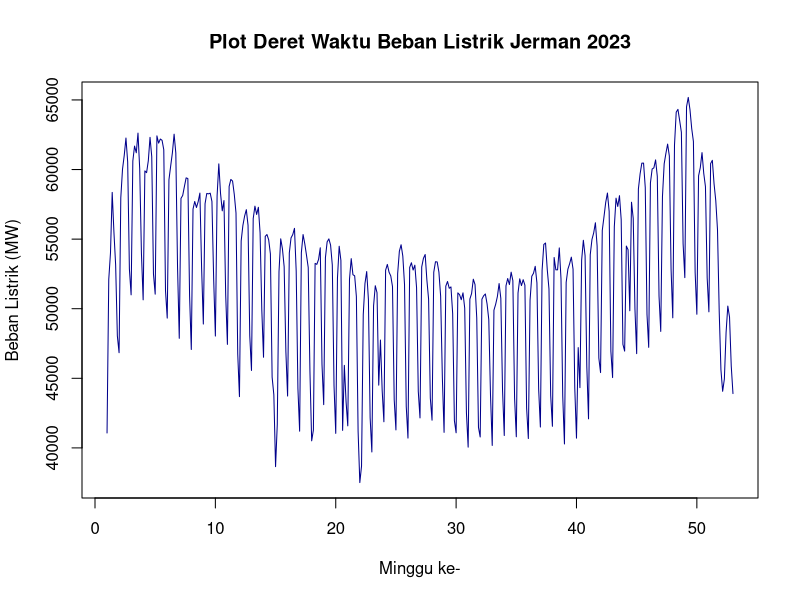
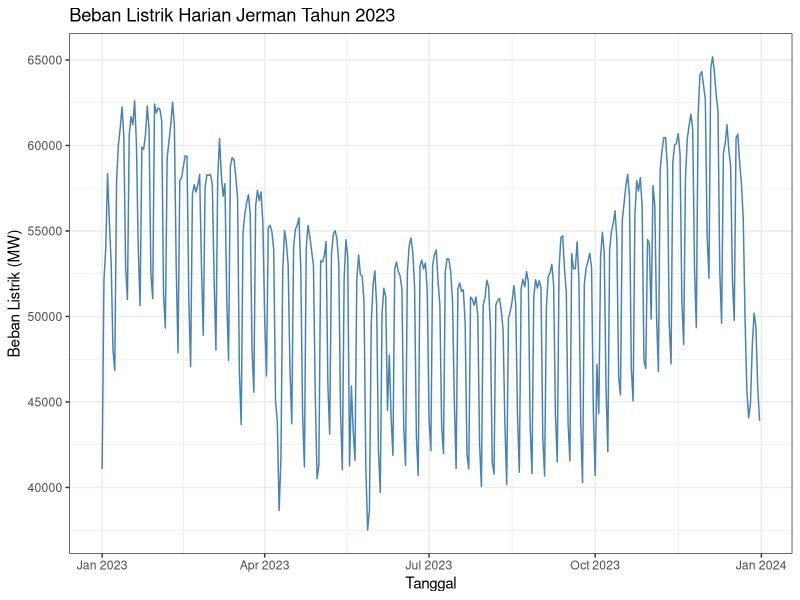
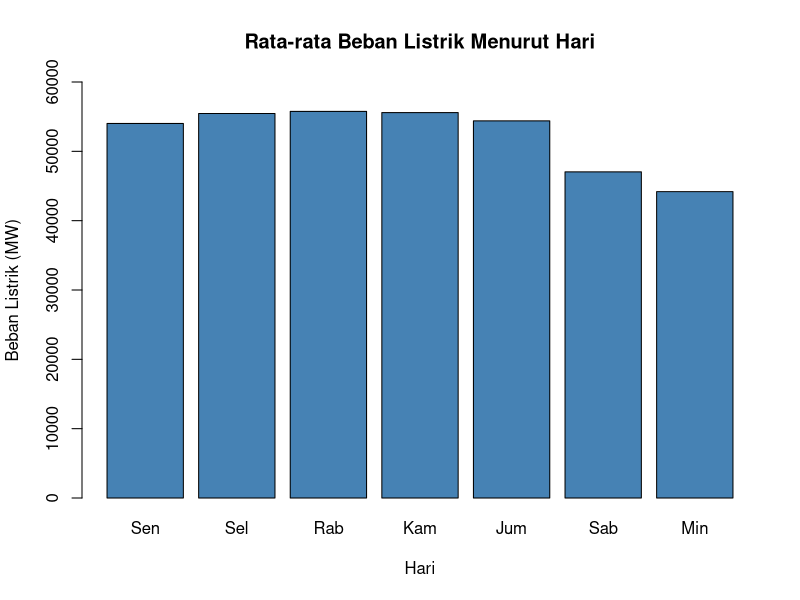
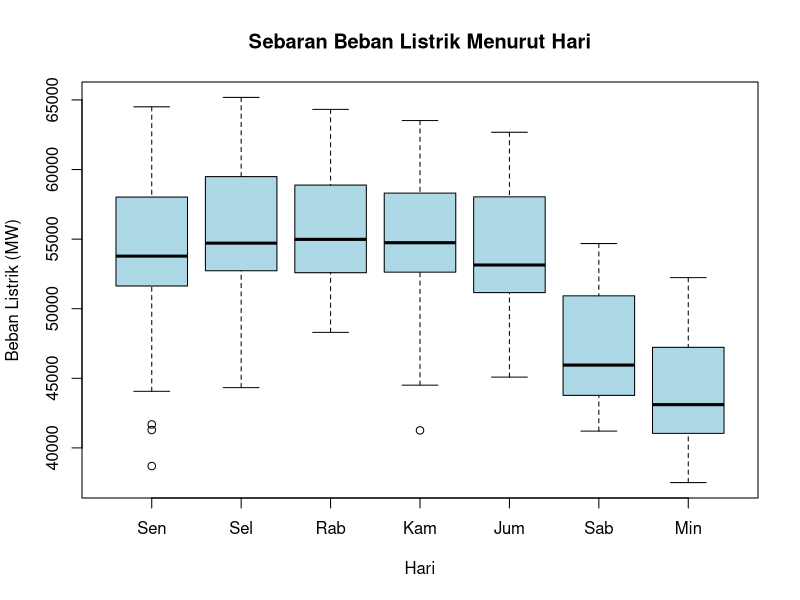
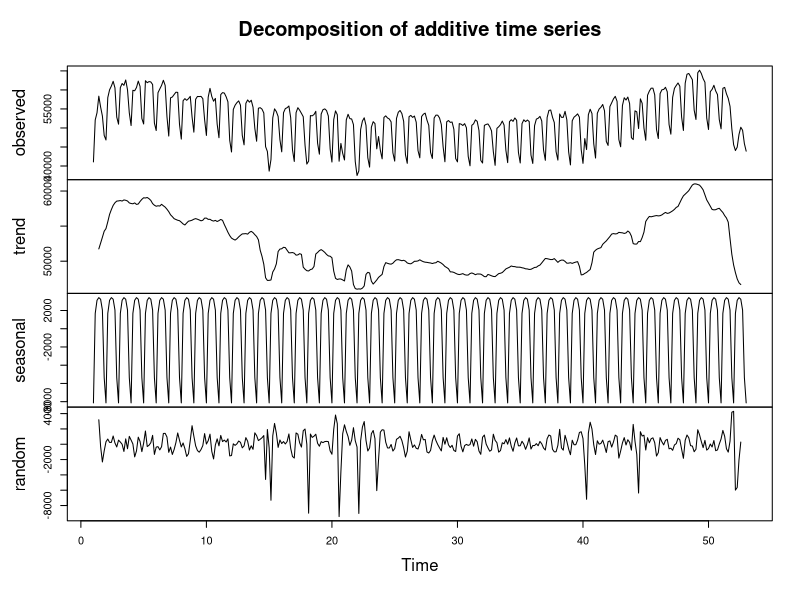
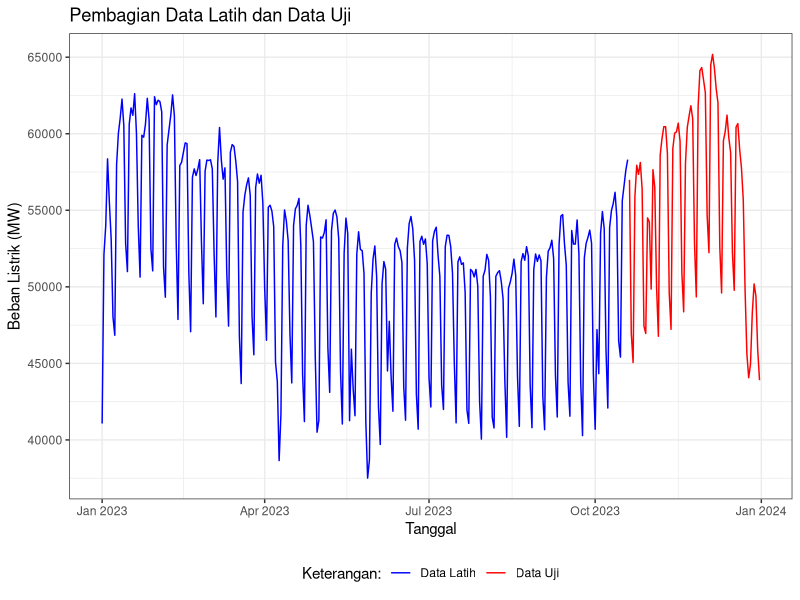
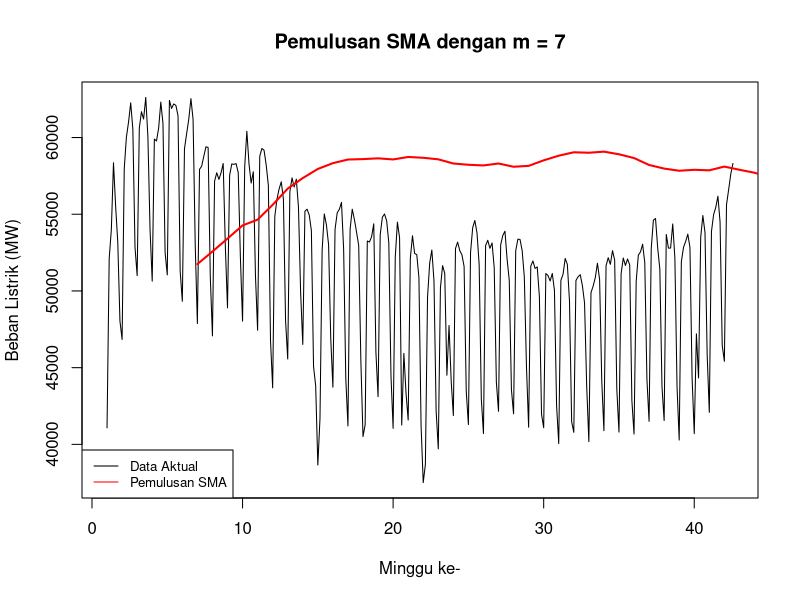
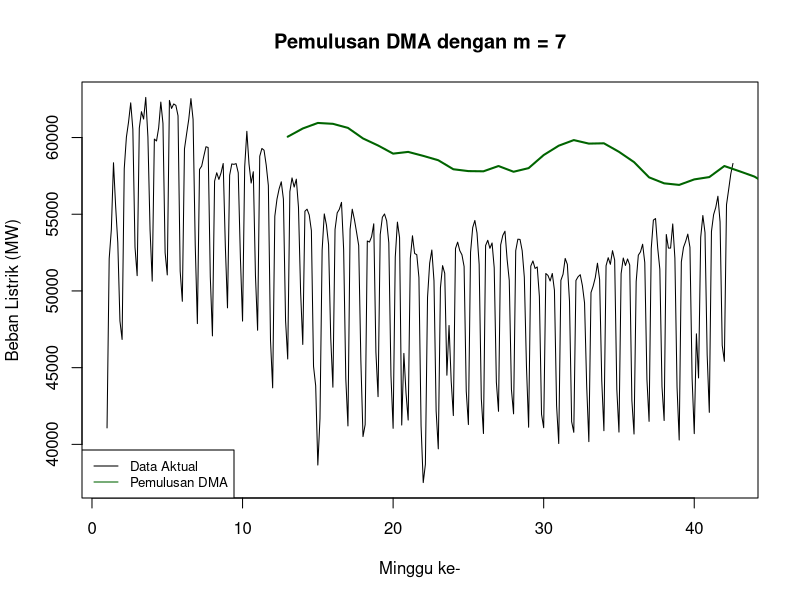

R code for these plots, in order:
## ---- chunk 1
knitr::opts_chunk$set(echo = TRUE, warning = FALSE, message = FALSE,
                      fig.width = 9, fig.height = 4.5)
## ---- chunk 2
library(forecast)
library(TTR)
library(graphics)
library(ggplot2)
## ---- chunk 3
data <- read.csv("Data-Beban-Listrik-Jerman-2023.csv")
data$Tanggal <- as.Date(data$Tanggal)
head(data)
## ---- chunk 4
str(data)
## ---- chunk 5
summary(data$Beban)
## ---- chunk 6
cat("Jumlah observasi :", nrow(data), "\n")
cat("Rata-rata        :", round(mean(data$Beban), 2), "MW\n")
cat("Simpangan baku   :", round(sd(data$Beban), 2), "MW\n")
## ---- chunk 7
data.ts <- ts(data$Beban, frequency = 7)
## ---- chunk 8
ts.plot(data.ts, xlab = "Minggu ke-", ylab = "Beban Listrik (MW)",
        main = "Plot Deret Waktu Beban Listrik Jerman 2023", col = "darkblue")
## ---- chunk 9
ggplot(data, aes(x = Tanggal, y = Beban)) +
  geom_line(color = "steelblue") +
  labs(x = "Tanggal", y = "Beban Listrik (MW)",
       title = "Beban Listrik Harian Jerman Tahun 2023") +
  theme_bw()
## ---- chunk 10
urutan <- c("Sen", "Sel", "Rab", "Kam", "Jum", "Sab", "Min")
data$Hari <- factor(data$Hari, levels = urutan)
rata_hari <- tapply(data$Beban, data$Hari, mean)
round(rata_hari, 2)
## ---- chunk 11
barplot(rata_hari, col = "steelblue", ylim = c(0, 60000),
        main = "Rata-rata Beban Listrik Menurut Hari",
        xlab = "Hari", ylab = "Beban Listrik (MW)")
## ---- chunk 12
boxplot(Beban ~ Hari, data = data, col = "lightblue",
        main = "Sebaran Beban Listrik Menurut Hari",
        xlab = "Hari", ylab = "Beban Listrik (MW)")
## ---- chunk 13
plot(decompose(data.ts))
## ---- chunk 14
n <- nrow(data)
n_train <- floor(0.8 * n)

training <- data[1:n_train, ]
testing  <- data[(n_train + 1):n, ]

train.ts <- ts(training$Beban, frequency = 7)
test.ts  <- ts(testing$Beban, frequency = 7)

cat("Jumlah data latih :", nrow(training), "observasi\n")
cat("Periode data latih:", format(min(training$Tanggal)), "s.d.", format(max(training$Tanggal)), "\n")
cat("Jumlah data uji   :", nrow(testing), "observasi\n")
cat("Periode data uji  :", format(min(testing$Tanggal)), "s.d.", format(max(testing$Tanggal)), "\n")
## ---- chunk 15
ggplot() +
  geom_line(data = training, aes(x = Tanggal, y = Beban, col = "Data Latih")) +
  geom_line(data = testing,  aes(x = Tanggal, y = Beban, col = "Data Uji")) +
  labs(x = "Tanggal", y = "Beban Listrik (MW)",
       title = "Pembagian Data Latih dan Data Uji") +
  scale_colour_manual(name = "Keterangan:",
                      breaks = c("Data Latih", "Data Uji"),
                      values = c("blue", "red")) +
  theme_bw() + theme(legend.position = "bottom")
## ---- chunk 16
ukuran_akurasi <- function(aktual, ramalan) {
  galat <- aktual - ramalan
  c(SSE  = sum(galat^2),
    MSE  = mean(galat^2),
    RMSE = sqrt(mean(galat^2)),
    MAPE = mean(abs(galat / aktual)) * 100)
}

h <- nrow(testing)   # horizon peramalan
hasil <- list()      # penampung hasil tiap metode
## ---- chunk 17
sma <- SMA(train.ts, n = 7)
data_sma <- cbind(aktual = c(train.ts, NA),
                  pemulusan = c(sma, NA),
                  ramalan = c(NA, sma))
head(data_sma, 10)
## ---- chunk 18
ts.plot(train.ts, xlab = "Minggu ke-", ylab = "Beban Listrik (MW)",
        col = "black", main = "Pemulusan SMA dengan m = 7")
lines(sma, col = "red", lwd = 2)
legend("bottomleft", legend = c("Data Aktual", "Pemulusan SMA"),
       col = c("black", "red"), lty = 1, cex = 0.8)
## ---- chunk 19
ramalan_sma <- rep(tail(sma[!is.na(sma)], 1), h)
hasil[["SMA (m=7)"]] <- ukuran_akurasi(testing$Beban, ramalan_sma)
round(hasil[["SMA (m=7)"]], 3)
## ---- chunk 20
dma <- SMA(sma, n = 7)
At <- 2 * sma - dma
Bt <- (2 / (7 - 1)) * (sma - dma)
pemulusan_dma <- At + Bt
## ---- chunk 21
ts.plot(train.ts, xlab = "Minggu ke-", ylab = "Beban Listrik (MW)",
        col = "black", main = "Pemulusan DMA dengan m = 7")
lines(pemulusan_dma, col = "darkgreen", lwd = 2)
legend("bottomleft", legend = c("Data Aktual", "Pemulusan DMA"),
       col = c("black", "darkgreen"), lty = 1, cex = 0.8)
## ---- chunk 22
i <- length(train.ts)
ramalan_dma <- At[i] + Bt[i] * (1:h)
hasil[["DMA (m=7)"]] <- ukuran_akurasi(testing$Beban, ramalan_dma)
round(hasil[["DMA (m=7)"]], 3)
## ---- chunk 23
ses_model <- ses(train.ts, h = h)
cat("Nilai alpha (lambda) optimum :", round(ses_model$model$par["alpha"], 4), "\n")
## ---- chunk 24
autoplot(ses_model) +
  labs(x = "Minggu ke-", y = "Beban Listrik (MW)",
       title = "Peramalan dengan Single Exponential Smoothing") +
  theme_bw()
## ---- chunk 25
ramalan_ses <- as.numeric(ses_model$mean)
hasil[["SES"]] <- ukuran_akurasi(testing$Beban, ramalan_ses)
round(hasil[["SES"]], 3)
## ---- chunk 26
des_model <- holt(train.ts, h = h)
cat("Alpha :", round(des_model$model$par["alpha"], 4),
    "  Beta :", round(des_model$model$par["beta"], 4), "\n")
## ---- chunk 27
autoplot(des_model) +
  labs(x = "Minggu ke-", y = "Beban Listrik (MW)",
       title = "Peramalan dengan Double Exponential Smoothing") +
  theme_bw()
## ---- chunk 28
ramalan_des <- as.numeric(des_model$mean)
hasil[["DES"]] <- ukuran_akurasi(testing$Beban, ramalan_des)
round(hasil[["DES"]], 3)
## ---- chunk 29
hw_aditif <- HoltWinters(train.ts, seasonal = "additive")
cat("Alpha :", round(hw_aditif$alpha, 4),
    "  Beta :", round(hw_aditif$beta, 4),
    "  Gamma :", round(hw_aditif$gamma, 4), "\n")
## ---- chunk 30
plot(hw_aditif, main = "Pemulusan Holt-Winters Aditif",
     xlab = "Minggu ke-", ylab = "Beban Listrik (MW)")
## ---- chunk 31
ramal_hwa <- forecast(hw_aditif, h = h)
ramalan_hwa <- as.numeric(ramal_hwa$mean)
hasil[["Holt-Winters Aditif"]] <- ukuran_akurasi(testing$Beban, ramalan_hwa)
round(hasil[["Holt-Winters Aditif"]], 3)
## ---- chunk 32
hw_multi <- HoltWinters(train.ts, seasonal = "multiplicative")
cat("Alpha :", round(hw_multi$alpha, 4),
    "  Beta :", round(hw_multi$beta, 4),
    "  Gamma :", round(hw_multi$gamma, 4), "\n")
## ---- chunk 33
plot(hw_multi, main = "Pemulusan Holt-Winters Multiplikatif",
     xlab = "Minggu ke-", ylab = "Beban Listrik (MW)")
## ---- chunk 34
ramal_hwm <- forecast(hw_multi, h = h)
ramalan_hwm <- as.numeric(ramal_hwm$mean)
hasil[["Holt-Winters Multiplikatif"]] <- ukuran_akurasi(testing$Beban, ramalan_hwm)
round(hasil[["Holt-Winters Multiplikatif"]], 3)
## ---- chunk 35
tabel <- do.call(rbind, hasil)
tabel_tampil <- data.frame(
  Metode = rownames(tabel),
  SSE    = formatC(tabel[, "SSE"], format = "e", digits = 3),
  MSE    = formatC(tabel[, "MSE"], format = "e", digits = 3),
  RMSE   = round(tabel[, "RMSE"], 2),
  MAPE   = round(tabel[, "MAPE"], 3),
  row.names = NULL
)
knitr::kable(tabel_tampil, align = "lrrrr",
             caption = "Perbandingan ukuran akurasi keenam metode pemulusan pada data uji")
## ---- chunk 36
terbaik <- rownames(tabel)[which.min(tabel[, "MAPE"])]
cat("Metode terbaik berdasarkan MAPE terkecil :", terbaik, "\n")
cat("Nilai MAPE                               :", round(min(tabel[, "MAPE"]), 3), "%\n")
## ---- chunk 37
par(mar = c(5, 12, 4, 2))
barplot(sort(tabel[, "MAPE"], decreasing = TRUE), horiz = TRUE, las = 1,
        col = "steelblue", xlab = "MAPE (%)",
        main = "Perbandingan MAPE Antarmetode", cex.names = 0.8)
## ---- chunk 38
plot(testing$Tanggal, testing$Beban, type = "l", lwd = 2, col = "black",
     xlab = "Tanggal", ylab = "Beban Listrik (MW)",
     main = "Perbandingan Ramalan terhadap Data Uji",
     ylim = range(c(testing$Beban, ramalan_hwm, ramalan_hwa, ramalan_sma)))
lines(testing$Tanggal, ramalan_hwm, col = "red", lwd = 2)
lines(testing$Tanggal, ramalan_hwa, col = "blue", lwd = 2, lty = 2)
lines(testing$Tanggal, ramalan_sma, col = "darkgreen", lwd = 2, lty = 3)
legend("bottomleft",
       legend = c("Data Aktual", "Holt-Winters Multiplikatif",
                  "Holt-Winters Aditif", "SMA"),
       col = c("black", "red", "blue", "darkgreen"),
       lty = c(1, 1, 2, 3), lwd = 2, cex = 0.7)
